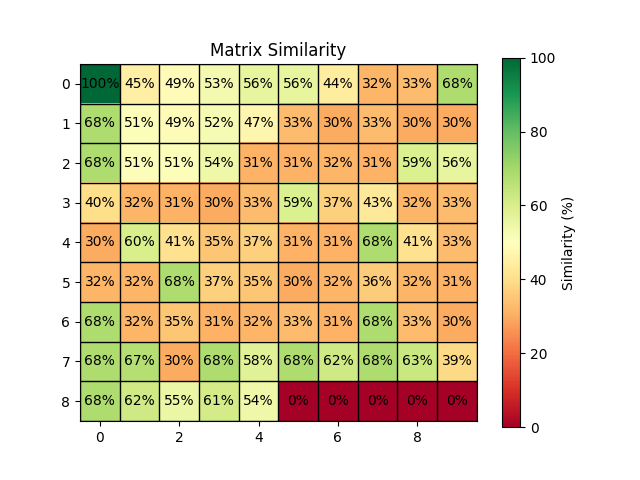
#> input picture simlarity1.png, 640 x 480 px; its folder holds only this picture in this run
$ python collage.py
#> lines starting #> are read from the running program, lines starting #| are printed output that depends on the picture
from PIL import Image
import glob
import math
import re

# Find all images
stringOfImport = "simlarity"
files = glob.glob(f"{stringOfImport}*.png")

# Sort by the number in the filename
def get_num(filename):
    match = re.search(r'(\d+)', filename)
    return int(match.group(1)) if match else float('inf')

files.sort(key=get_num)

if not files:
    raise ValueError("No matching images found.")

# Open images
images = [Image.open(f) for f in files]
#> images = 1 item

# Assume all images are the same size
width, height = images[0].size
#> width = 640; height = 480

# Make a roughly square layout
n = len(images)
#> n = 1
cols = math.ceil(math.sqrt(n))
#> cols = 1
rows = math.ceil(n / cols)
#> rows = 1

# Create output image
montage = Image.new(
    "RGB",
    (cols * width, rows * height),
    color=(255, 0, 0)  # Red
)
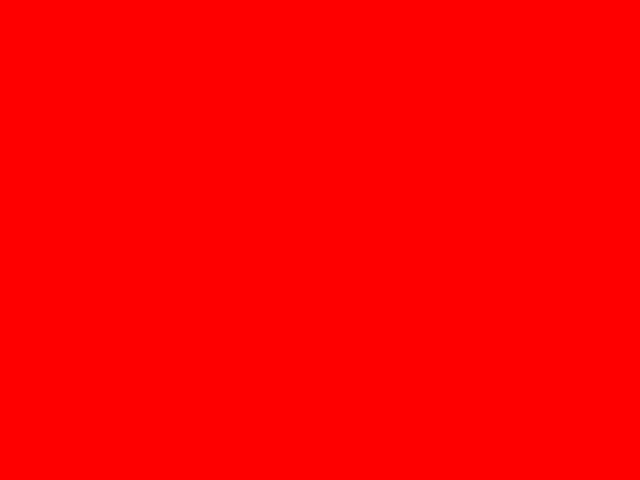
#> montage: PIL image 640x480 RGB; mean R, G, B 255, 0, 0

# Paste images
for i, img in enumerate(images):
    x = (i % cols) * width
    y = (i // cols) * height
    montage.paste(img, (x, y))
#> this loop made 1 pass
#> (x, y) on pass 1: (0, 0)

# Save result
montage.save(f"{stringOfImport}AllTogether.png")

print(f"Created {rows}x{cols} montage with {n} images.")
#| Created 1x1 montage with 1 images.
